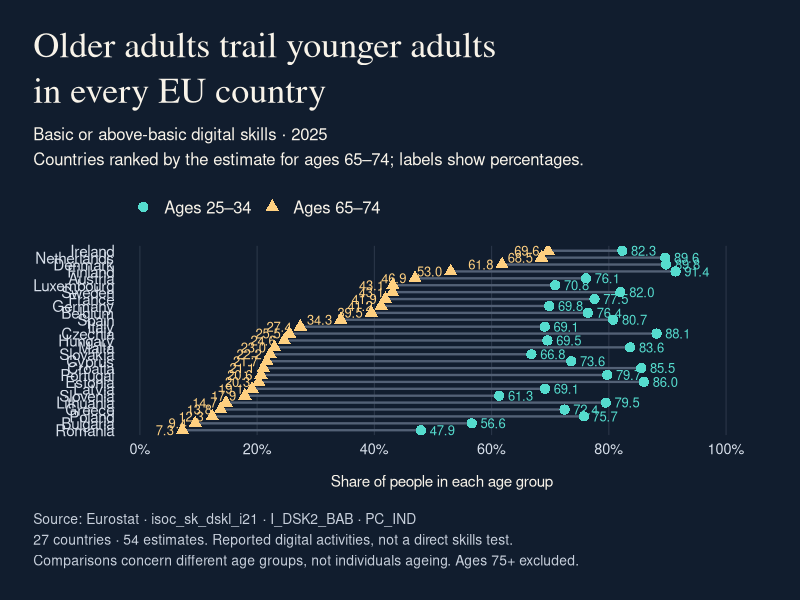
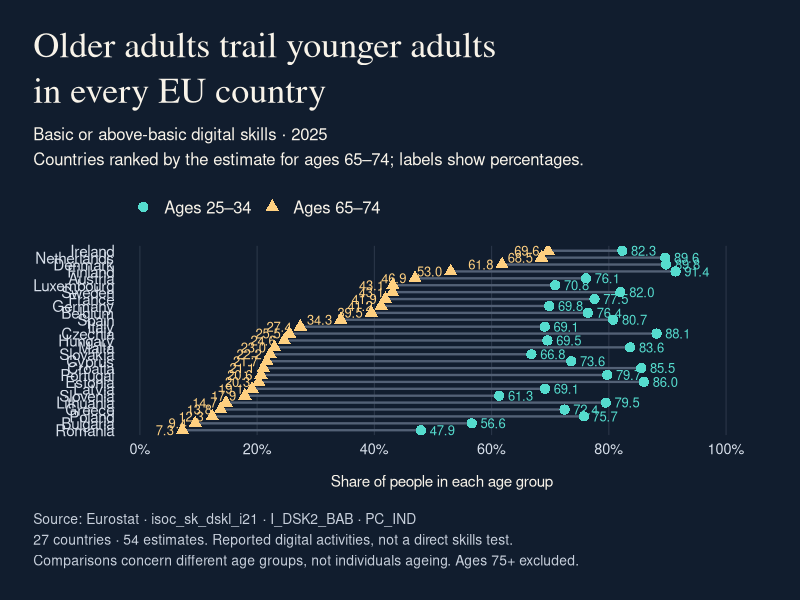

These figures' R source, in order:
# Milestone 3: EU-wide visual draft. Run from the project root.
# Reads the saved extract without changing it.
library(tidyverse)
x <- read_csv("data/digital_skills_age_eu.csv", show_col_types = FALSE)
country_names <- c(AT="Austria", BE="Belgium", BG="Bulgaria", HR="Croatia",
 CY="Cyprus", CZ="Czechia", DK="Denmark", EE="Estonia", FI="Finland",
 FR="France", DE="Germany", EL="Greece", HU="Hungary", IE="Ireland",
 IT="Italy", LV="Latvia", LT="Lithuania", LU="Luxembourg", MT="Malta",
 NL="Netherlands", PL="Poland", PT="Portugal", RO="Romania", SK="Slovakia",
 SI="Slovenia", ES="Spain", SE="Sweden")
d <- x |>
 filter(time == 2025, geo %in% names(country_names),
        ind_type %in% c("Y25_34", "Y65_74")) |>
 select(geo, ind_type, values)
stopifnot(nrow(d)==54, !anyNA(d$values),
          !anyDuplicated(d[c("geo", "ind_type")]))
w <- d |> pivot_wider(names_from=ind_type, values_from=values) |>
 mutate(country=unname(country_names[geo]),
        gap_pp=Y25_34-Y65_74) |> arrange(Y65_74, country) |>
 mutate(country=factor(country, levels=country))
stopifnot(nrow(w)==27, all(w$gap_pp>0))
long <- w |> pivot_longer(c(Y25_34,Y65_74), names_to="age", values_to="value") |>
 mutate(age=factor(age, levels=c("Y25_34","Y65_74"),
                   labels=c("Ages 25–34", "Ages 65–74")))
bg <- "#111D2E"
p <- ggplot(w, aes(y=country)) +
 geom_segment(aes(x=Y65_74, xend=Y25_34, yend=country),
              colour="#536176", linewidth=.8) +
 geom_point(data=long, aes(x=value, colour=age, shape=age), size=3.1) +
 # One-decimal labels sit outside the connecting segment.
 geom_text(aes(x=Y65_74, label=sprintf("%.1f",Y65_74)),
           hjust=1, nudge_x=-1.5, colour="#FFD080", size=3.3) +
 geom_text(aes(x=Y25_34, label=sprintf("%.1f",Y25_34)),
           hjust=0, nudge_x=1.5, colour="#55DCCE", size=3.3) +
 scale_colour_manual(values=c("Ages 25–34"="#55DCCE", "Ages 65–74"="#FFD080")) +
 scale_shape_manual(values=c("Ages 25–34"=16, "Ages 65–74"=17)) +
 scale_x_continuous(breaks=seq(0,100,20),
                    labels=function(z) paste0(z,"%"),
                    limits=c(-3,106), expand=expansion(mult=0)) +
 scale_y_discrete(expand=expansion(add=.7)) +
 labs(title="Older adults trail younger adults\nin every EU country",
      subtitle="Basic or above-basic digital skills · 2025\nCountries ranked by the estimate for ages 65–74; labels show percentages.",
      x="Share of people in each age group", y=NULL, colour=NULL, shape=NULL,
      caption=paste0("Source: Eurostat · isoc_sk_dskl_i21 · I_DSK2_BAB · PC_IND\n",
       "27 countries · 54 estimates. Reported digital activities, not a direct skills test.\n",
       "Comparisons concern different age groups, not individuals ageing. Ages 75+ excluded.")) +
 theme_minimal(base_size=13) +
 theme(plot.background=element_rect(fill=bg,colour=NA),
       panel.background=element_rect(fill=bg,colour=NA),
       text=element_text(colour="#F8F3E9"),
       axis.text=element_text(colour="#D7DFEA"),
       axis.text.y=element_text(size=11),
       axis.title.x=element_text(size=11,margin=margin(t=12)),
       panel.grid.minor=element_blank(),
       panel.grid.major.y=element_blank(),
       panel.grid.major.x=element_line(colour="#2B3749",linewidth=.35),
       legend.position="top",legend.justification="left",
       legend.text=element_text(colour="#F8F3E9",size=12),
       plot.title=element_text(family="serif",size=26,lineheight=1.05,margin=margin(b=12)),
       plot.subtitle=element_text(size=12,lineheight=1.25,margin=margin(b=12)),
       plot.caption=element_text(size=10,colour="#C7CFDB",hjust=0,
                                 lineheight=1.25,margin=margin(t=16)),
       plot.title.position="plot",plot.caption.position="plot",
       plot.margin=margin(24,28,22,24))
dir.create("images",showWarnings=FALSE)
dir.create("analysis",showWarnings=FALSE)
ggsave("images/digital_skills_eu_comparison.png",p,width=11,height=14,dpi=300,bg=bg)
write_csv(w |> mutate(country=as.character(country)),"analysis/eu_age_comparison_2025.csv")
print(p)
message("Saved images/digital_skills_eu_comparison.png and analysis/eu_age_comparison_2025.csv")
# Publication check still required: source quality flags and comparability notes.
